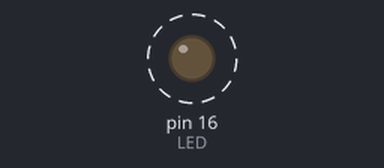
A sketch run on a simulated Arduino Uno, built with avr-gcc and run on an emulated ATmega328P. Parts: output pins drawn as LEDs (lit = HIGH). Dashed ring = blinking.

Above: at 0.5 s.
Timing chart, 0 to 4.6 s (numbered marks = the images above):
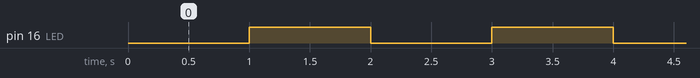

The sketch:

example01_blink_forever.ino
```cpp
// example01_blink_forever.ino derived from http://www.arduino.cc/en/Tutorial/Blink

#define LED 16                           // LED pin gpio #

void setup() { // this function runs once when we press reset or power the board
  pinMode(LED, OUTPUT);                  // set digital pin LED as an output device.
}

void loop() { // this function runs over and over again forever
  digitalWrite(LED, LOW);                // turn LED on (LOW is the voltage level)
  delay(1000);                           // wait for a second
  digitalWrite(LED, HIGH);               // turn LED off by making the voltage HIGH
  delay(1000);                           // wait for a second
}
```

Measured:
- by itself, pin 16 (LED): alternates HIGH for 1.0 s and LOW for 1.0 s
